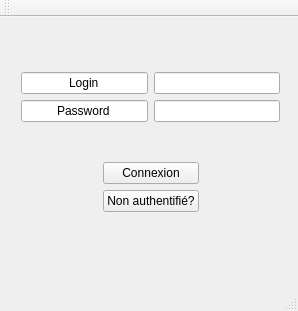
<?xml version="1.0" encoding="UTF-8"?>
<ui version="4.0">
 <class>MainWindow</class>
 <widget class="QMainWindow" name="MainWindow">
  <property name="geometry">
   <rect>
    <x>0</x>
    <y>0</y>
    <width>298</width>
    <height>311</height>
   </rect>
  </property>
  <property name="windowTitle">
   <string>MainWindow</string>
  </property>
  <widget class="QWidget" name="centralWidget">
   <widget class="QWidget" name="verticalLayoutWidget">
    <property name="geometry">
     <rect>
      <x>10</x>
      <y>10</y>
      <width>281</width>
      <height>231</height>
     </rect>
    </property>
    <layout class="QVBoxLayout" name="verticalLayout">
     <item>
      <layout class="QGridLayout" name="gridLayout">
       <item row="0" column="0">
        <widget class="QLineEdit" name="loginLabel">
         <property name="text">
          <string>Login</string>
         </property>
         <property name="alignment">
          <set>Qt::AlignCenter</set>
         </property>
         <property name="readOnly">
          <bool>true</bool>
         </property>
        </widget>
       </item>
       <item row="0" column="1">
        <widget class="QLineEdit" name="loginInput"/>
       </item>
       <item row="1" column="1">
        <widget class="QLineEdit" name="PasswordInput"/>
       </item>
       <item row="1" column="0">
        <widget class="QLineEdit" name="PasswordLabel">
         <property name="text">
          <string>Password</string>
         </property>
         <property name="alignment">
          <set>Qt::AlignCenter</set>
         </property>
         <property name="readOnly">
          <bool>true</bool>
         </property>
        </widget>
       </item>
      </layout>
     </item>
     <item>
      <layout class="QGridLayout" name="gridLayout_2">
       <item row="0" column="1">
        <widget class="QPushButton" name="ConnexionBtn">
         <property name="text">
          <string>Connexion</string>
         </property>
        </widget>
       </item>
       <item row="1" column="1">
        <widget class="QPushButton" name="NonAuthBtn">
         <property name="text">
          <string>Non authentifié?</string>
         </property>
        </widget>
       </item>
       <item row="0" column="2">
        <spacer name="horizontalSpacer">
         <property name="orientation">
          <enum>Qt::Horizontal</enum>
         </property>
         <property name="sizeHint" stdset="0">
          <size>
           <width>40</width>
           <height>20</height>
          </size>
         </property>
        </spacer>
       </item>
       <item row="0" column="0">
        <spacer name="horizontalSpacer_2">
         <property name="orientation">
          <enum>Qt::Horizontal</enum>
         </property>
         <property name="sizeHint" stdset="0">
          <size>
           <width>40</width>
           <height>20</height>
          </size>
         </property>
        </spacer>
       </item>
      </layout>
     </item>
    </layout>
   </widget>
  </widget>
  <widget class="QMenuBar" name="menuBar">
   <property name="geometry">
    <rect>
     <x>0</x>
     <y>0</y>
     <width>298</width>
     <height>22</height>
    </rect>
   </property>
  </widget>
  <widget class="QToolBar" name="mainToolBar">
   <attribute name="toolBarArea">
    <enum>TopToolBarArea</enum>
   </attribute>
   <attribute name="toolBarBreak">
    <bool>false</bool>
   </attribute>
  </widget>
  <widget class="QStatusBar" name="statusBar"/>
 </widget>
 <layoutdefault spacing="6" margin="11"/>
 <resources/>
 <connections/>
</ui>
